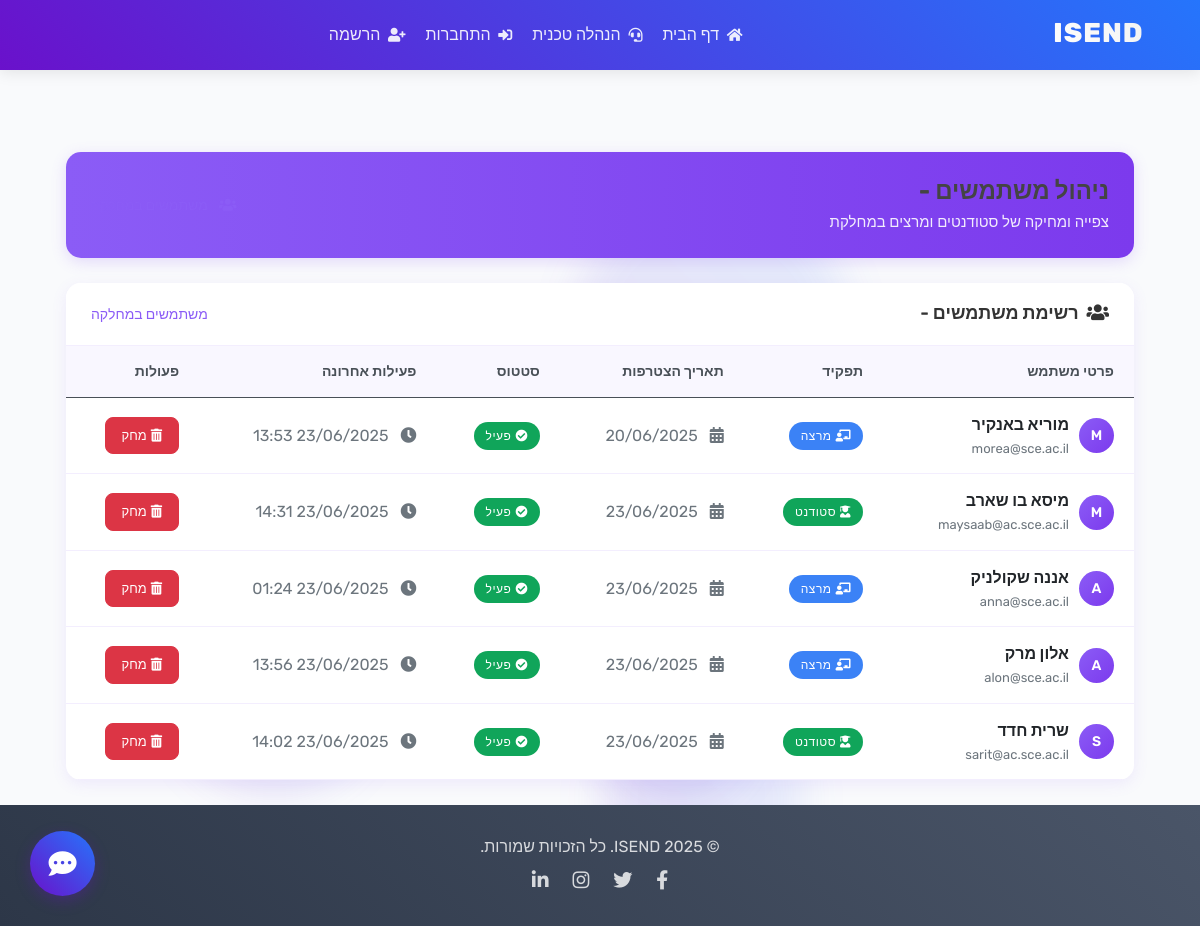
/secretary/users/, run on the app's committed database.
### users/models.py (models this page shows, shortened)
class User(AbstractUser):
    DEPARTMENT_CHOICES = [
        ('מדעי המחשב', 'מדעי המחשב'),
        ('הנדסת תוכנה', 'הנדסת תוכנה'),
        ('הנדסת אלקטרוניקה', 'הנדסת אלקטרוניקה'),
    ]
    YEAR_CHOICES = [
        ('1', 'First Year'),
        ('2', 'Second Year'),
        ('3', 'Third Year'),
        ('4', 'Fourth Year'),
        ('5', 'Fifth Year'),
    ]
    is_student = models.BooleanField(default=False)
    is_lecturer = models.BooleanField(default=False)
    is_secretary = models.BooleanField(default=False)
    department = models.CharField(max_length=50, choices=DEPARTMENT_CHOICES, blank=True)
    year = models.CharField(max_length=1, choices=YEAR_CHOICES, blank=True)
    full_name = models.CharField(max_length=150, blank=True, help_text="שם מלא")
    def get_full_name(self):
        if self.full_name:
            return self.full_name
        return super().get_full_name()

### users/views.py (the view)
# urls.py: path('secretary/users/', user_views.secretary_user_list, name='secretary_user_list'),
def secretary_user_list(request):
    users = User.objects.exclude(is_superuser=True).exclude(is_staff=True).exclude(is_secretary=True)
    return render(request, 'users/secretary_user_list.html', {'users': users})

### team19-main/users/templates/users/secretary_user_list.html (shortened to what this page needs)
{% extends 'blog/base.html' %}
{% block content %}
<div class="container mt-4">
    <div class="dashboard-header">
        <div class="row align-items-center">
            <div class="col-md-8">
                <h1 class="dashboard-title">ניהול משתמשים - {{ secretary_department }}</h1>
                <p class="dashboard-subtitle">צפייה ומחיקה של סטודנטים ומרצים במחלקת {{ secretary_department }}</p>
            </div>
            <div class="col-md-4 text-end">
                <div class="department-info">
                    <i class="fas fa-users me-2"></i>{{ total_count }} משתמשים במחלקה
                </div>
            </div>
        </div>
    </div>
    <div class="main-card">
        <div class="card-header">
            <h5 class="card-title">
                <i class="fas fa-users me-2"></i>רשימת משתמשים - {{ secretary_department }}
            </h5>
            <div class="department-info">
                {{ total_count }} משתמשים במחלקה
            </div>
        </div>
        <div class="table-responsive">
            <table class="table table-hover mb-0" id="usersTable">
                <thead>
                    <tr>
                        <th>פרטי משתמש</th>
                        <th>תפקיד</th>
                        <th>תאריך הצטרפות</th>
                        <th>סטטוס</th>
                        <th>פעילות אחרונה</th>
                        <th>פעולות</th>
                    </tr>
                </thead>
                <tbody>
                    {% for user in users %}
                    <tr class="user-row"
                        data-username="{{ user.username|lower }}"
                        data-email="{{ user.email|lower }}"
                        data-status="{% if user.is_active %}active{% else %}inactive{% endif %}"
                        data-role="{% if user.is_lecturer %}lecturer{% elif user.is_student %}student{% else %}other{% endif %}">
                        <td>
                            <div class="user-info">
                                <div class="user-avatar">
                                    {{ user.username|slice:":1"|upper }}
                                </div>
                                <div class="user-details">
                                    <div class="user-name">
                                        {{ user.get_full_name|default:user.username }}
                                    </div>
                                    <div class="user-email">{{ user.email }}</div>
                                </div>
                            </div>
                        </td>
                        <td>
                            {% if user.is_lecturer %}
                                <span class="badge bg-info">
                                    <i class="fas fa-chalkboard-teacher me-1"></i>מרצה
                                </span>
                            {% elif user.is_student %}
                                <span class="badge bg-success">
                                    <i class="fas fa-user-graduate me-1"></i>סטודנט
                                </span>
                            {% else %}
                                <span class="badge bg-secondary">
                                    <i class="fas fa-user me-1"></i>אחר
                                </span>
                            {% endif %}
                        </td>
                        <td>
                            <span class="text-muted">
                                <i class="fas fa-calendar-alt me-2"></i>
                                {{ user.date_joined|date:"d/m/Y" }}
                            </span>
                        </td>
                        <td>
                            {% if user.is_active %}
                                <span class="badge bg-success">
                                    <i class="fas fa-check-circle me-1"></i>פעיל
                                </span>
                            {% else %}
                                <span class="badge bg-warning">
                                    <i class="fas fa-pause-circle me-1"></i>לא פעיל
                                </span>
                            {% endif %}
                        </td>
                        <td>
                            <span class="text-muted">
                                <i class="fas fa-clock me-2"></i>
                                {{ user.last_login|date:"d/m/Y H:i"|default:"מעולם לא התחבר" }}
                            </span>
                        </td>
                        <td>
                            <form method="post" action="{% url 'secretary_delete_user' user.id %}" style="display:inline;" class="delete-form">
                                <button type="submit" class="btn btn-sm btn-danger delete-btn"
                                        data-username="{{ user.get_full_name|default:user.username }}"
                                        onclick="return confirmDelete(event, '{{ user.get_full_name|default:user.username }}')">
                                    <i class="fas fa-trash-alt me-1"></i>מחק
                                </button>
                            </form>
                        </td>
                    </tr>
                    {% endfor %}
                </tbody>
            </table>
        </div>
    </div>
</div>
{% endblock %}

### blog/static/blog/main.css (style rules this page uses)
body { background: #fafafa; color: #333333; margin-top: 5rem; }
h1, h2, h3, h4, h5, h6 { color: #444444; }

### blog/templates/blog/base.html (style rules this page uses)
body { display: flex; flex-direction: column; min-height: 100vh; font-family: 'Rubik', 'Assistant', sans-serif; direction: rtl; text-align: right; overflow-x: hidden; background-color: #f9fafc; }

### team19-main/users/templates/users/secretary_user_list.html (style rules this page uses)
:root { --primary: #8B5CF6; --primary-light: #C4B5FD; --secondary: #7C3AED; --secondary-light: #E0E7FF; --success: #10a55a; --warning: #f8a826; --danger: #dc3545; --info: #3B82F6; --light-gray: #f8f9fa; --dark: #343a40; }
.dashboard-header { background: linear-gradient(90deg, var(--primary) 0%, var(--secondary) 100%); color: white; border-radius: 15px; padding: 25px; margin-bottom: 25px; box-shadow: 0 4px 15px rgba(139, 92, 246, 0.2); }
.dashboard-title { font-size: 24px; font-weight: 700; margin-bottom: 5px; }
.dashboard-subtitle { opacity: 0.9; font-size: 15px; margin-bottom: 0; }
.main-card { border-radius: 15px; box-shadow: 0 4px 15px rgba(139, 92, 246, 0.1); border: none; overflow: hidden; margin-bottom: 25px; background-color: white; }
.card-header { background-color: white; border-bottom: 1px solid rgba(139, 92, 246, 0.1); padding: 20px 25px; display: flex; align-items: center; justify-content: space-between; }
.card-title { margin-bottom: 0; font-weight: 600; font-size: 18px; color: #333; }
.department-info { font-size: 14px; color: var(--primary); font-weight: 500; }
.table { margin-bottom: 0; }
.table th { background-color: rgba(139, 92, 246, 0.05); font-weight: 600; color: #495057; border-top: none; padding: 15px 20px; font-size: 14px; }
.table td { vertical-align: middle; padding: 15px 20px; border-bottom: 1px solid rgba(139, 92, 246, 0.1); }
.badge { padding: 8px 12px; border-radius: 20px; font-weight: 500; font-size: 12px; text-transform: uppercase; letter-spacing: 0.5px; }
.badge.bg-success { background-color: var(--success) !important; }
.badge.bg-info { background-color: var(--info) !important; }
.btn-danger { background-color: var(--danger); border-color: var(--danger); border-radius: 8px; padding: 8px 16px; font-weight: 500; font-size: 13px; transition: all 0.3s ease; }
.user-info { display: flex; align-items: center; gap: 10px; }
.user-avatar { width: 35px; height: 35px; border-radius: 50%; background: linear-gradient(135deg, var(--primary), var(--secondary)); display: flex; align-items: center; justify-content: center; color: white; font-weight: 600; font-size: 14px; }
.user-details { flex: 1; }
.user-name { font-weight: 600; color: #212529; margin-bottom: 2px; }
.user-email { font-size: 13px; color: #6c757d; }

### data on the page
User: username "M", get_full_name "מוריא באנקיר", email "morea@sce.ac.il", is_lecturer True (drawn), date_joined "20/06/2025", is_active True (drawn), last_login "23/06/2025 13:53"
User: username "M", get_full_name "מיסא בו שארב", email "maysaab@ac.sce.ac.il", is_lecturer False (drawn), date_joined "23/06/2025", is_active True (drawn), last_login "23/06/2025 14:31"
User: username "A", get_full_name "אננה שקולניק", email "anna@sce.ac.il", is_lecturer True (drawn), date_joined "23/06/2025", is_active True (drawn), last_login "23/06/2025 01:24"
User: username "A", get_full_name "אלון מרק", email "alon@sce.ac.il", is_lecturer True (drawn), date_joined "23/06/2025", is_active True (drawn), last_login "23/06/2025 13:56"
User: username "S", get_full_name "שרית חדד", email "sarit@ac.sce.ac.il", is_lecturer False (drawn), date_joined "23/06/2025", is_active True (drawn), last_login "23/06/2025 14:02"
